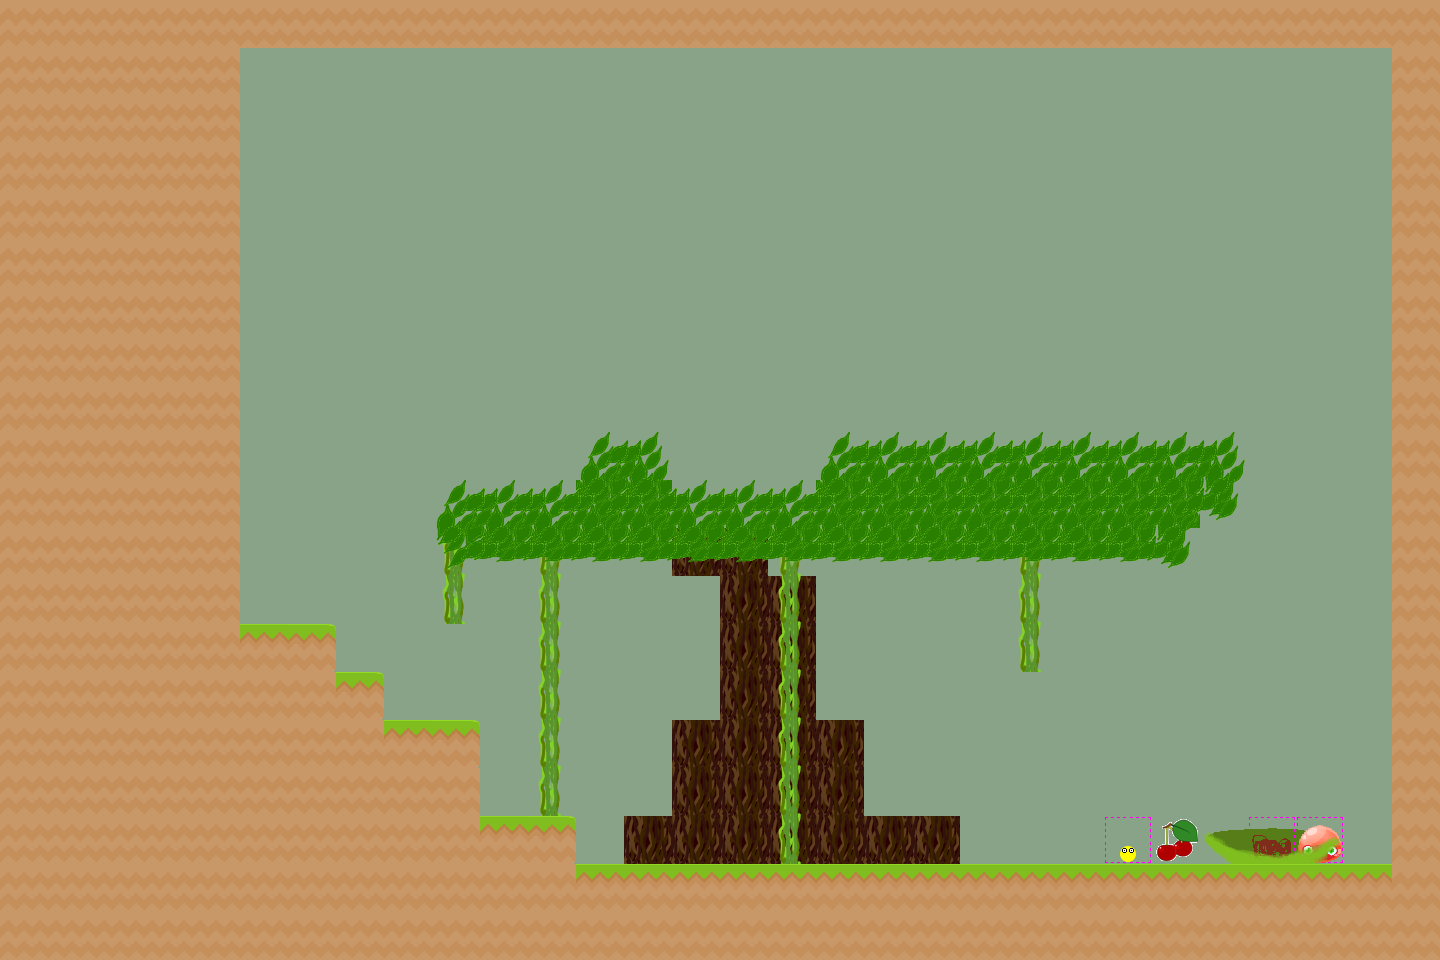

Below is a game level as drawn by its tile map, then a one-line description and the .tmx that defines it (tile-layer data replaced by summaries):
An orthogonal 30x20 tile map with 48x48 px tiles, 4 tile layers (Background, World, Coins, Foreground), 2 tilesets.

<map version="1.10" tiledversion="1.11.0" orientation="orthogonal" renderorder="right-down" width="30" height="20" tilewidth="48" tileheight="48" infinite="0" backgroundcolor="#89a389" nextlayerid="5" nextobjectid="31">
 <editorsettings>
  <export target="../public/assets/map1.json" format="json" />
 </editorsettings>
 <tileset firstgid="1" name="tiles" tilewidth="48" tileheight="48" tilecount="32" columns="4">
  <image source="../public/assets/tiles.png" width="192" height="384" />
  <tile id="0">
   <properties>
    <property name="collides" type="bool" value="true" />
   </properties>
  </tile>
  <tile id="1">
   <properties>
    <property name="collides" type="bool" value="true" />
   </properties>
  </tile>
  <tile id="2">
   <properties>
    <property name="collides" type="bool" value="true" />
   </properties>
  </tile>
  <tile id="3">
   <properties>
    <property name="collides" type="bool" value="true" />
   </properties>
  </tile>
  <tile id="4">
   <properties>
    <property name="collides" type="bool" value="true" />
   </properties>
  </tile>
  <tile id="5">
   <properties>
    <property name="collides" type="bool" value="true" />
   </properties>
  </tile>
  <tile id="6">
   <properties>
    <property name="collides" type="bool" value="true" />
   </properties>
  </tile>
  <tile id="8">
   <properties>
    <property name="collides" type="bool" value="true" />
   </properties>
  </tile>
  <tile id="9">
   <properties>
    <property name="collides" type="bool" value="true" />
   </properties>
  </tile>
  <tile id="10">
   <properties>
    <property name="collides" type="bool" value="true" />
   </properties>
  </tile>
  <tile id="12">
   <properties>
    <property name="collides" type="bool" value="true" />
   </properties>
  </tile>
  <tile id="13">
   <properties>
    <property name="collides" type="bool" value="true" />
   </properties>
  </tile>
  <tile id="14">
   <properties>
    <property name="collides" type="bool" value="true" />
   </properties>
  </tile>
 </tileset>
 <tileset firstgid="33" name="coin" tilewidth="48" tileheight="48" tilecount="10" columns="10">
  <image source="../public/assets/coinGold.png" width="480" height="48" />
 </tileset>
 <layer id="3" name="Background" width="30" height="20">
  <data>[600 cells, 30 non-empty, 5 distinct tile ids]</data>
 </layer>
 <layer id="1" name="World" width="30" height="20">
  <data>[600 cells, 258 non-empty, 10 distinct tile ids]</data>
 </layer>
 <layer id="2" name="Coins" width="30" height="20">
  <data>[600 cells, 4 non-empty, 4 distinct tile ids]</data>
 </layer>
 <layer id="4" name="Foreground" width="30" height="20">
  <data>[600 cells, 17 non-empty, 4 distinct tile ids]</data>
 </layer>
</map>
